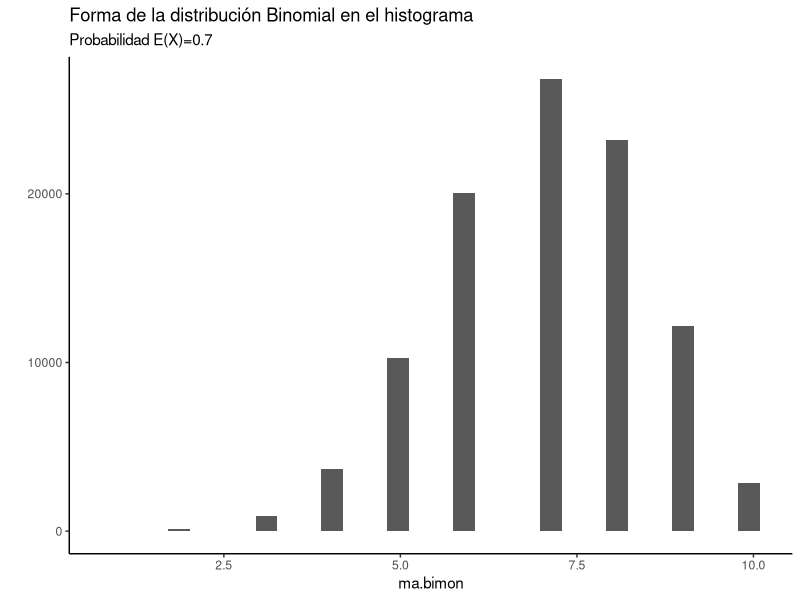
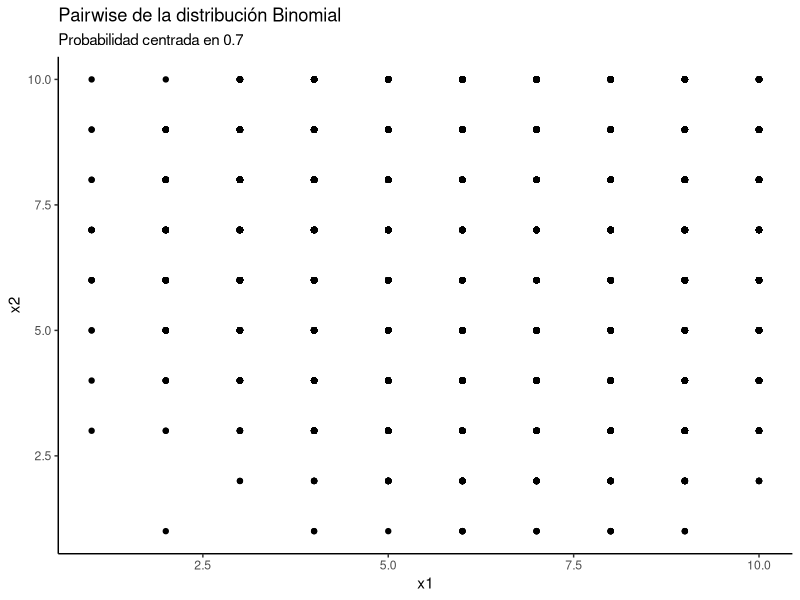
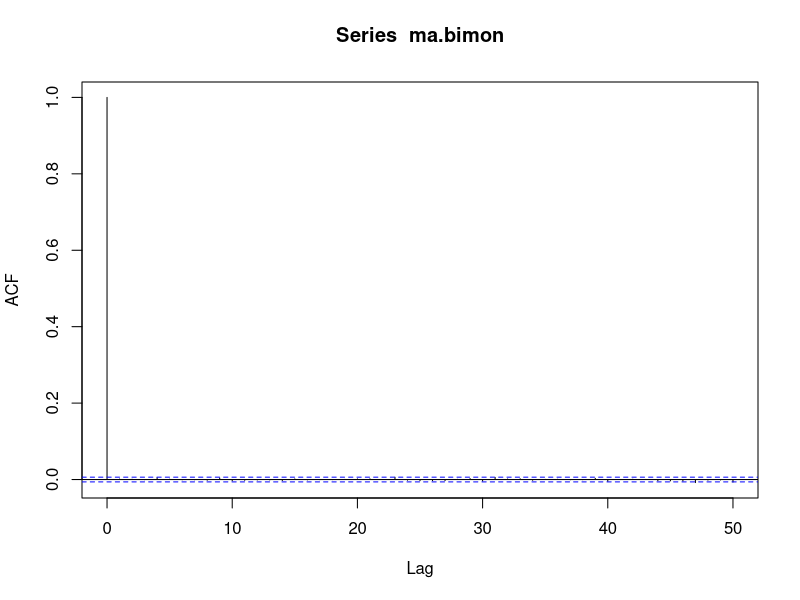
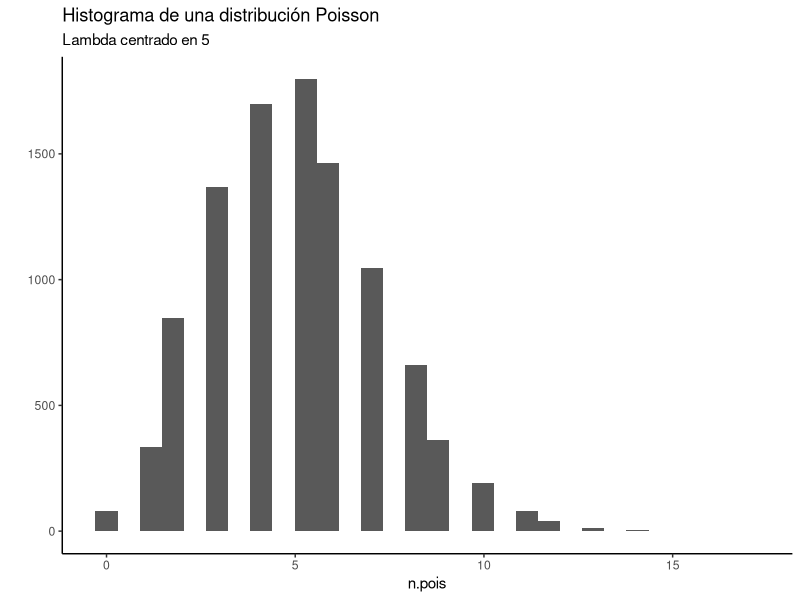
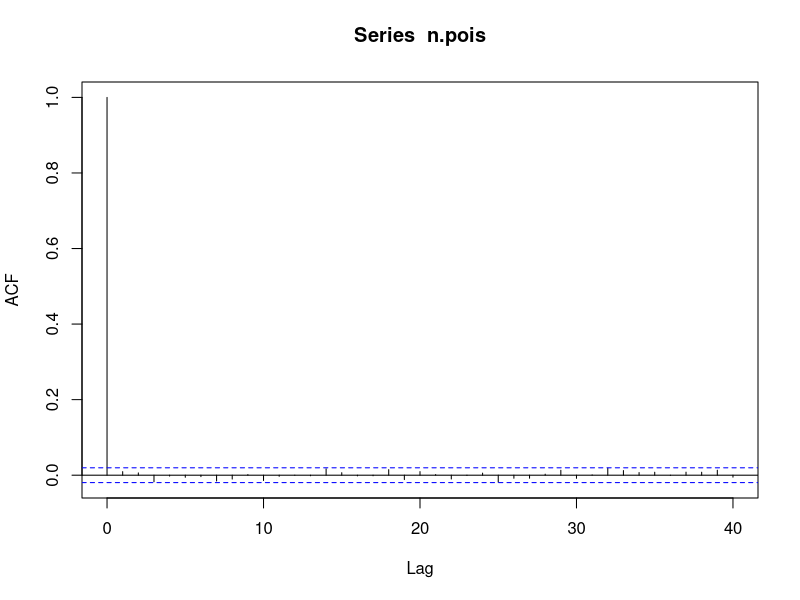
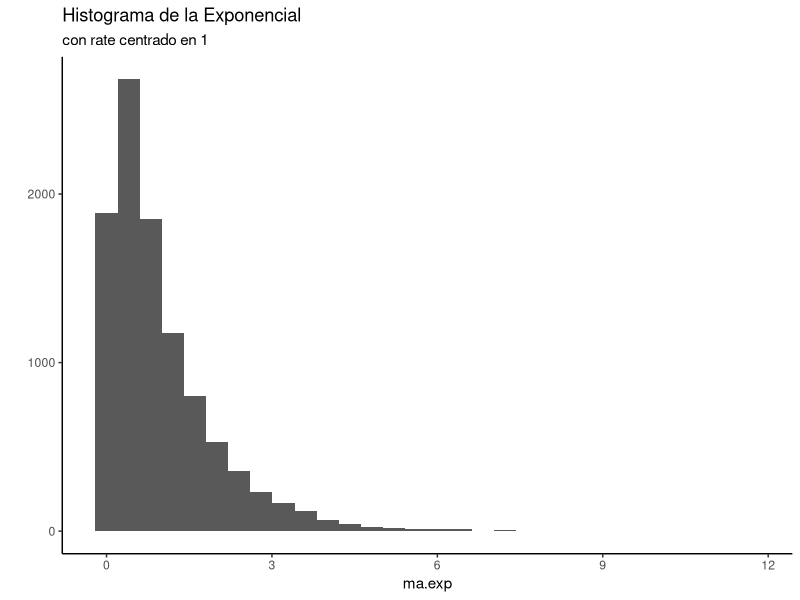
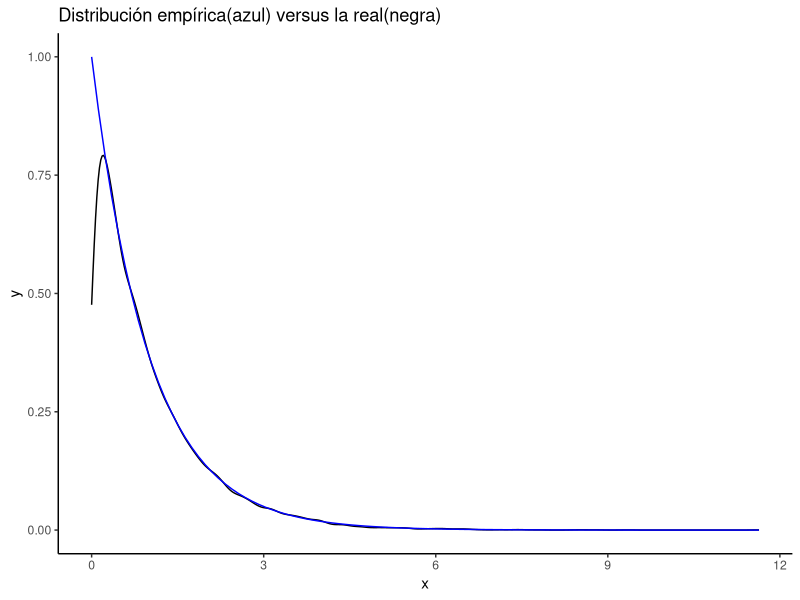
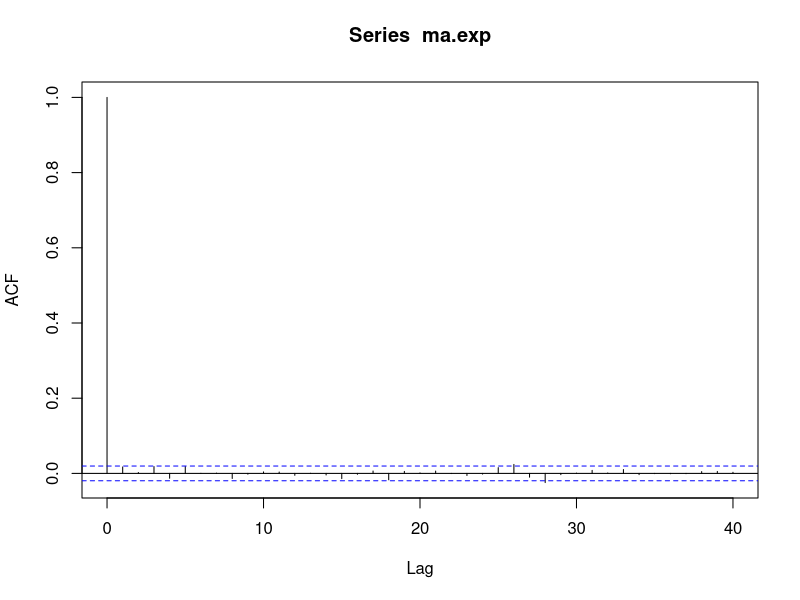

The R script that drew these images, in order:
## ---- chunk 1
knitr::opts_chunk$set(echo = TRUE,message = FALSE,warning = FALSE)
## ---- chunk 2
library(tidyverse)
theme_set(theme_classic())
## ---- chunk 3
pbinom(8,size = 20,prob = 1/4)
## ---- chunk 4
n<-100000
ma.bimon<-rbinom(n,size = 10,prob = .7)
qplot(ma.bimon,geom = 'histogram')+
  labs(title = 'Forma de la distribución Binomial en el histograma',
       subtitle = 'Probabilidad E(X)=0.7')
## ---- chunk 5
n<-100000
ma.bimon<-rbinom(n,size = 10,prob = .7)
x1<-ma.bimon[-n]
x2<-ma.bimon[-1]
qplot(x1,x2)+
  labs(title = "Pairwise de la distribución Binomial",
       subtitle = "Probabilidad centrada en 0.7")
## ---- chunk 6
acf(ma.bimon)
## ---- chunk 7
ppois(q = 14,lambda = 12,lower.tail = FALSE)
## ---- chunk 8
n<-10000
n.pois<-rpois(n,lambda = 5)
qplot(n.pois,geom = "histogram")+
  labs(title = "Histograma de una distribución Poisson",
       subtitle = "Lambda centrado en 5")
## ---- chunk 9
acf(n.pois)
## ---- chunk 10
pexp(1,rate = 1/2)
## ---- chunk 11
n<-10000
ma.exp<-rexp(n,rate = 1)
qplot(ma.exp,geom="histogram")+
  labs(title = "Histograma de la Exponencial",
       subtitle = "con rate centrado en 1")
## ---- chunk 12
h<-data.frame(x=ma.exp)
h%>%
  ggplot(aes(x))+
  geom_density()+
  stat_function(fun = dexp,geom = "line",col="blue")+
  labs(title = "Distribución empírica(azul) versus la real(negra)")
## ---- chunk 13
acf(ma.exp)
## ---- chunk 14
ks.test(ma.exp,"pexp",rate=1)
## ---- chunk 15
pnorm(90,mean = 80,sd = 30,lower.tail = FALSE)
## ---- chunk 16
ma.norm<-rnorm(10000,mean = 12,sd = 6)
qplot(ma.norm,geom = "histogram")+
  labs(title = "Forma de la distribución Normal",
       subtitle = "Con promedio en 12 y desviación en 6")
## ---- chunk 17
acf(ma.norm)
